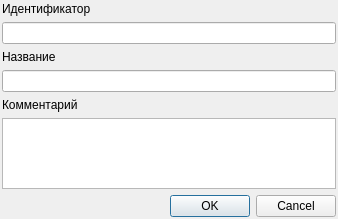
<?xml version="1.0" encoding="UTF-8"?>
<ui version="4.0">
 <class>Dialog</class>
 <widget class="QDialog" name="Dialog">
  <property name="geometry">
   <rect>
    <x>0</x>
    <y>0</y>
    <width>338</width>
    <height>219</height>
   </rect>
  </property>
  <property name="windowTitle">
   <string>Справочник</string>
  </property>
  <property name="windowIcon">
   <iconset resource="../widgets/w_widgets.qrc">
    <normaloff>:/icons/fugue/card.png</normaloff>:/icons/fugue/card.png</iconset>
  </property>
  <layout class="QGridLayout" name="gridLayout">
   <property name="margin">
    <number>2</number>
   </property>
   <item row="0" column="0">
    <widget class="QLabel" name="label">
     <property name="text">
      <string>Идентификатор</string>
     </property>
     <property name="buddy">
      <cstring>identifier</cstring>
     </property>
    </widget>
   </item>
   <item row="1" column="0" colspan="2">
    <widget class="QLineEdit" name="identifier"/>
   </item>
   <item row="2" column="0">
    <widget class="QLabel" name="label_2">
     <property name="text">
      <string>Название</string>
     </property>
     <property name="buddy">
      <cstring>name</cstring>
     </property>
    </widget>
   </item>
   <item row="3" column="0" colspan="2">
    <widget class="QLineEdit" name="name"/>
   </item>
   <item row="4" column="0">
    <widget class="QLabel" name="label_3">
     <property name="text">
      <string>Комментарий</string>
     </property>
    </widget>
   </item>
   <item row="5" column="0" colspan="2">
    <widget class="QPlainTextEdit" name="description"/>
   </item>
   <item row="6" column="1">
    <widget class="QDialogButtonBox" name="buttonBox">
     <property name="orientation">
      <enum>Qt::Horizontal</enum>
     </property>
     <property name="standardButtons">
      <set>QDialogButtonBox::Cancel|QDialogButtonBox::Ok</set>
     </property>
    </widget>
   </item>
  </layout>
 </widget>
 <resources>
  <include location="../widgets/w_widgets.qrc"/>
 </resources>
 <connections>
  <connection>
   <sender>buttonBox</sender>
   <signal>rejected()</signal>
   <receiver>Dialog</receiver>
   <slot>reject()</slot>
   <hints>
    <hint type="sourcelabel">
     <x>316</x>
     <y>260</y>
    </hint>
    <hint type="destinationlabel">
     <x>286</x>
     <y>274</y>
    </hint>
   </hints>
  </connection>
 </connections>
</ui>
